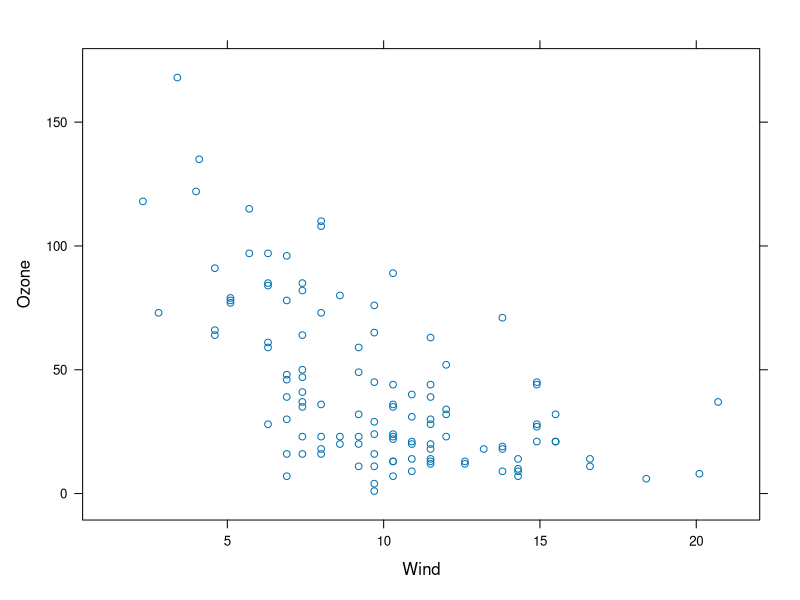
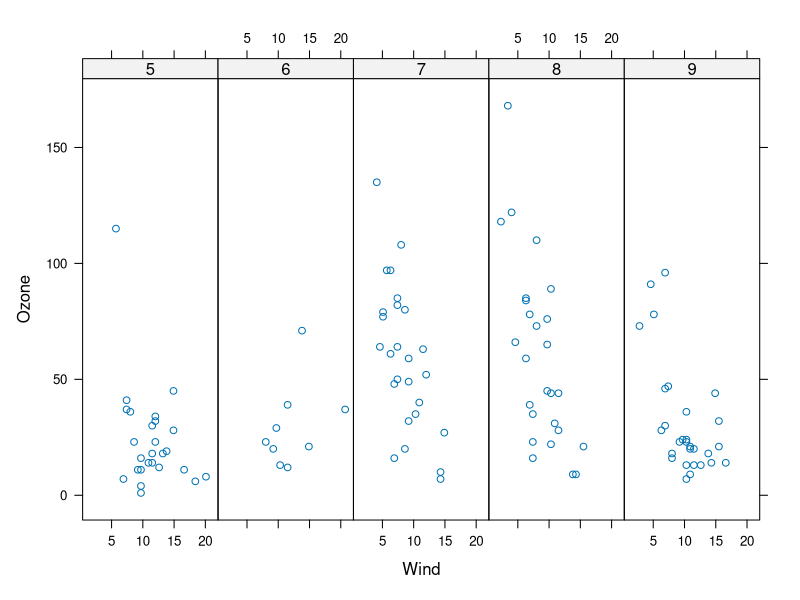
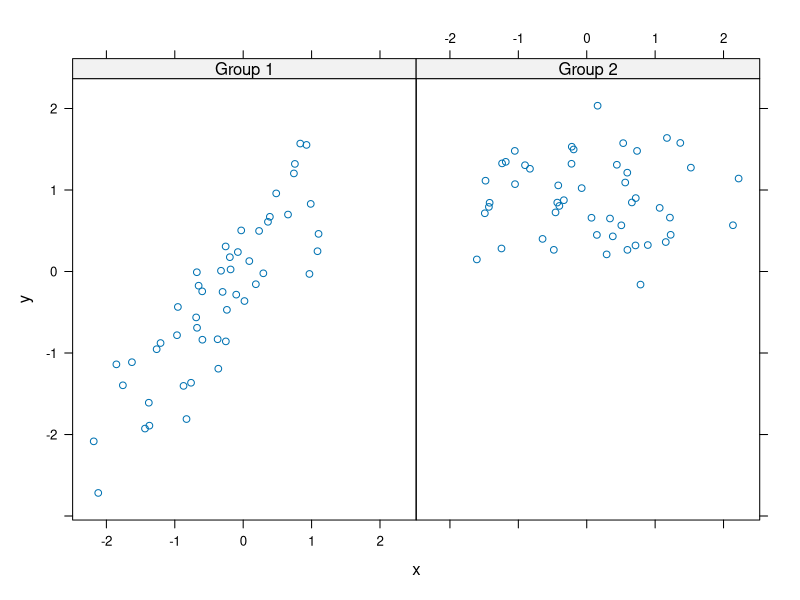
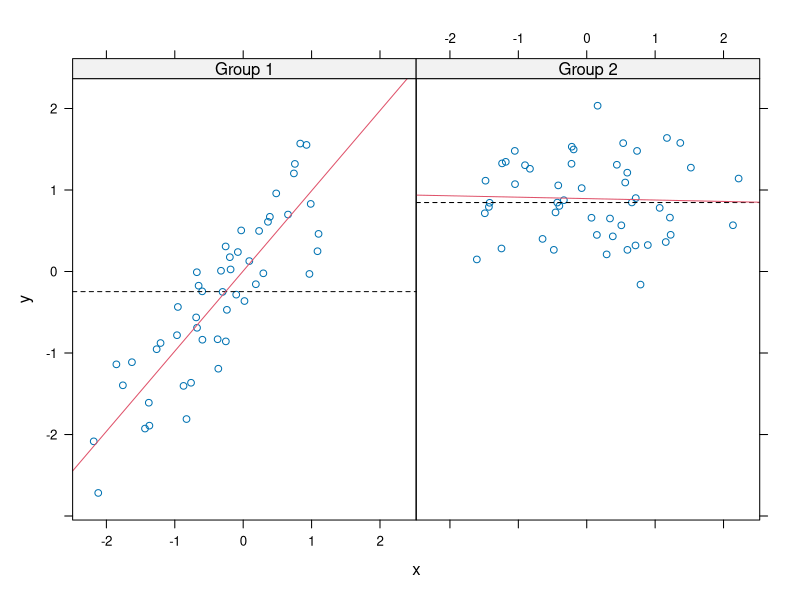

The R script that drew these images, in order: (Note: this script raises an error after producing the figures.)
library(datasets)


##### LATTICE #####
library(lattice)

## Simple scatterplot
xyplot(Ozone ~ Wind, data = airquality)

airquality <- transform(airquality, Month = factor(Month))
xyplot(Ozone ~ Wind | Month, data = airquality, layout = c(5, 1))


set.seed(10)
x <- rnorm(100)
f <- rep(0:1, each = 50)
y <- x + f - f * x + rnorm(100, sd = 0.5)
f <- factor(f, labels = c("Group 1", "Group 2"))
xyplot(y ~ x | f, layout = c(2, 1))

## Custom panel function
xyplot(y ~ x | f, panel = function(x, y, ...) {
    panel.xyplot(x, y, ...) ## First call the default panel function for 'xyplot'
    panel.abline(h = median(y), lty = 2) ## Add a horizontal line at the median
    panel.lmline(x, y, col = 2) ## Overlay a simple linear regression line
})

#### QUIZ ####
xyplot(weight ~ Time | Diet, BodyWeight)

##### GGPLOT 2 #####
library(ggplot2)

qplot(displ, hwy, data = mpg) ## scatter plot
qplot(displ, hwy, data = mpg, color = drv) ## scatter plot with colored variable
qplot(displ, hwy, data = mpg, geom = c("point", "smooth")) ## scatter plot with additional stat geoms
qplot(hwy, data = mpg, fill = drv) ## histogram
qplot(displ, hwy, data = mpg, facets = . ~ drv) ## multifaceted plot split by drv as columns
qplot(hwy, data = mpg, facets = drv ~ ., binwidth = 2) ## multifaceted histogram split by drv as rows
qplot(hwy, data = mpg, facets = drv ~ cyl, binwidth = 2) ## drv as rows, cyl as columns




#### QUIZ ####
airquality = transform(airquality, Month = factor(Month))
qplot(Wind, Ozone, data = airquality, facets = . ~ Month)

qplot(votes, rating, data = movies) + geom_smooth()